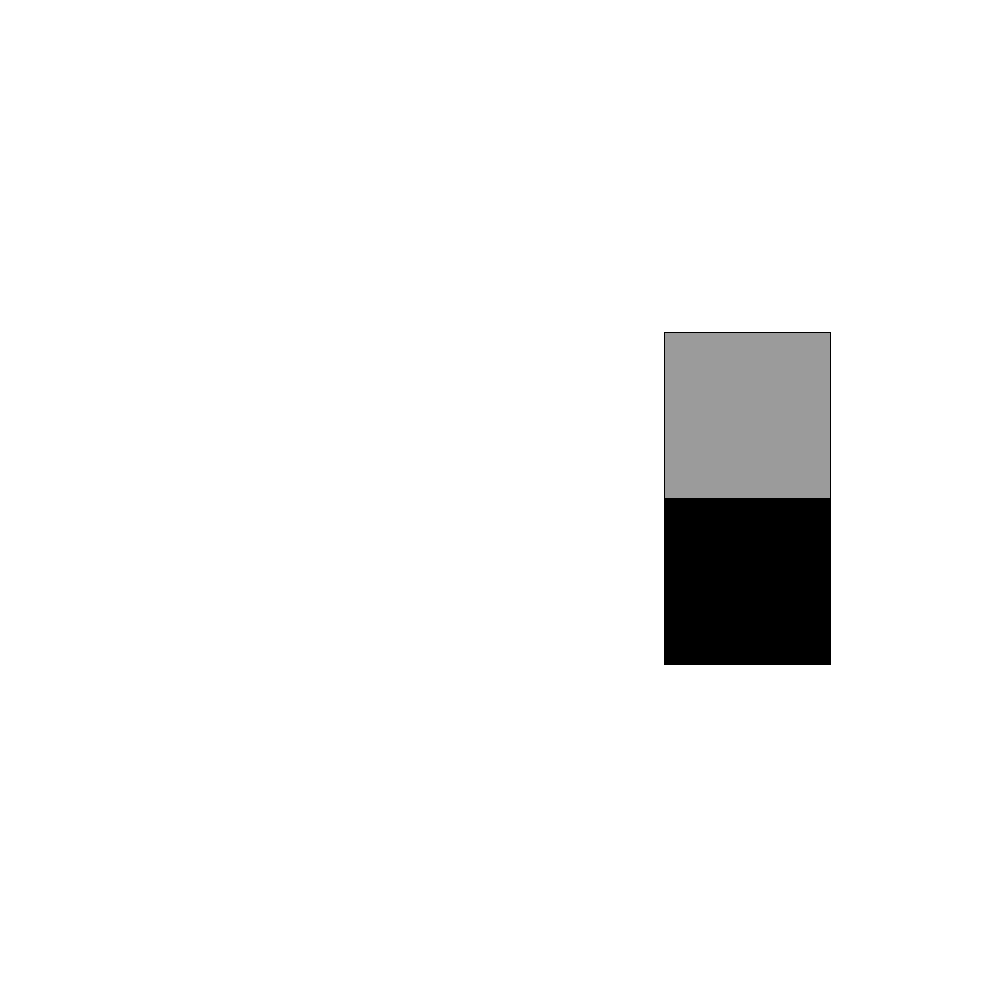
Frame 1 (no input)
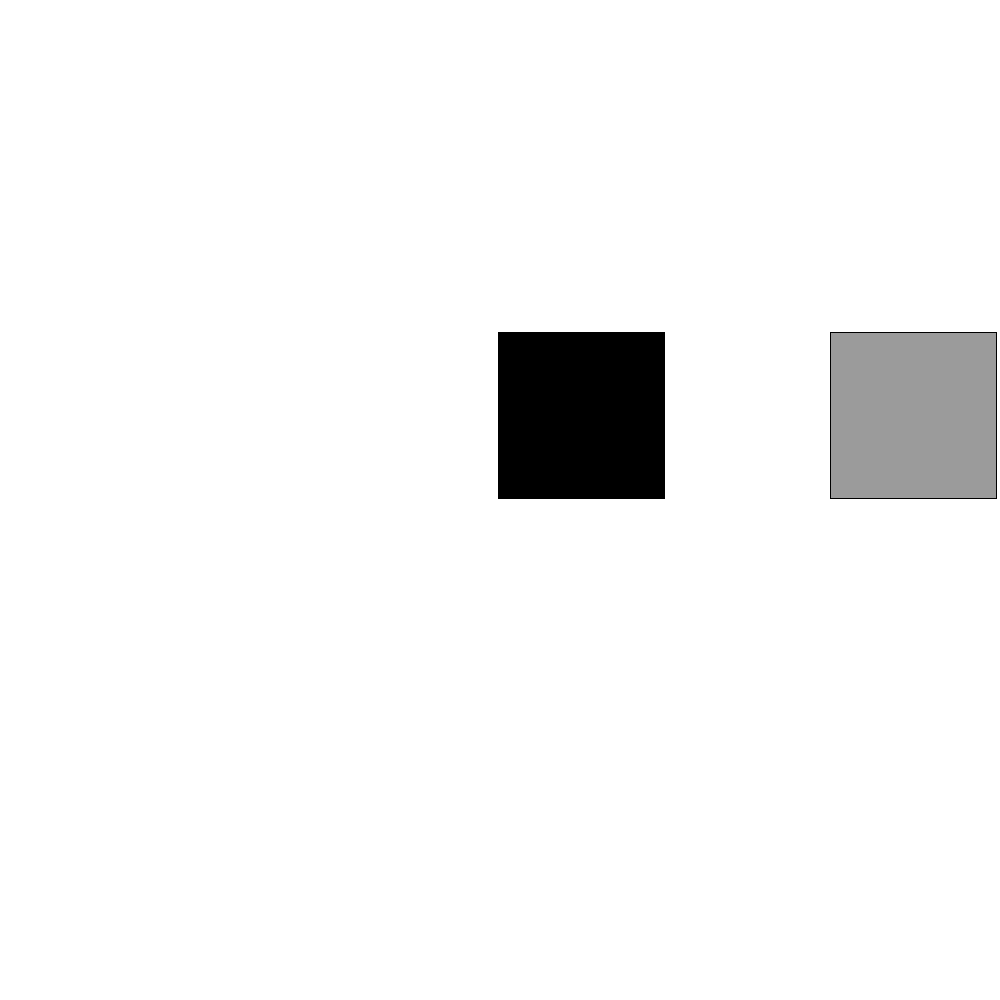
Frame 60 (the mouse pressed at the canvas centre just before this capture)
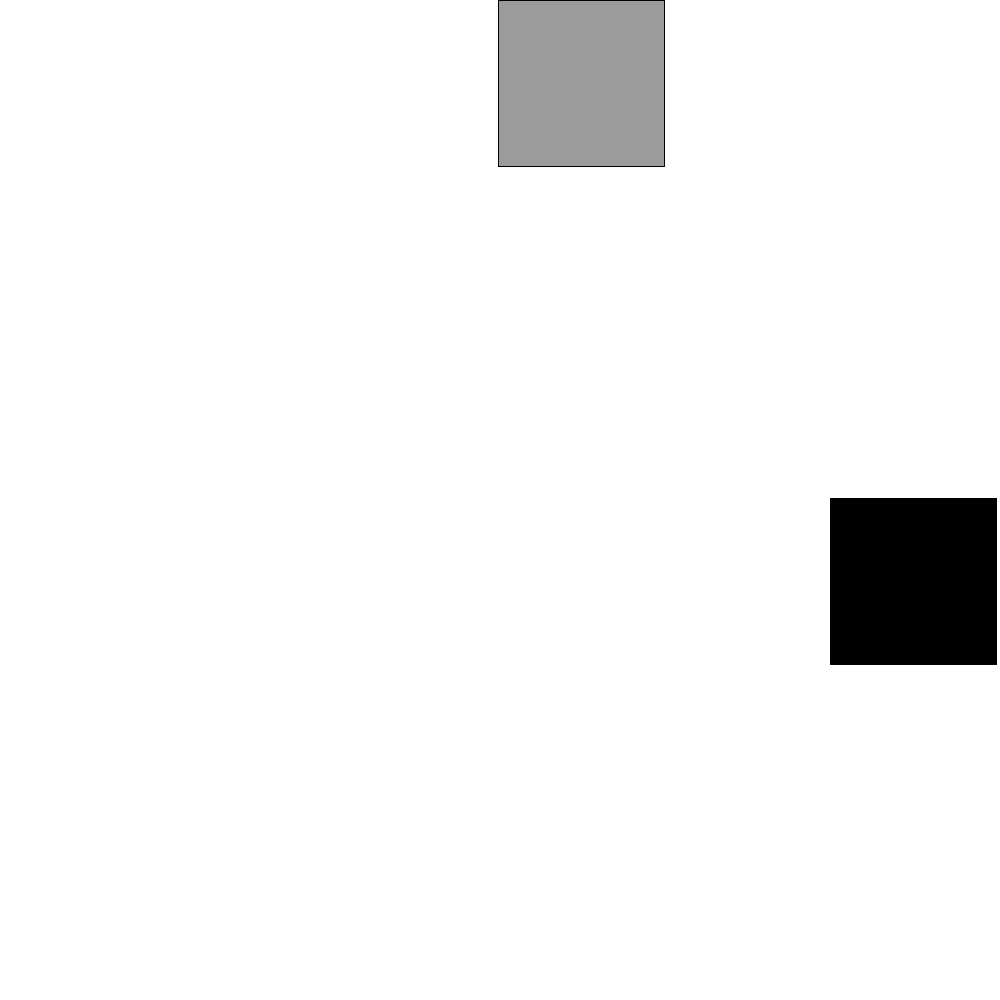
Frame 120 (the mouse held since frame 60 and released just before this capture)

The Processing sketch that drew these frames (run headless with seeded random() and noise(); from frame 60 on, the mouse is pressed at the canvas centre):

// Processing sketch: snake_nn
// ── snake_nn.pde
int resolution;
PVector food;
int numInput = 8;
int numHidden = 25;
int numOutput = 4;
boolean everyoneDead;
Snake[] population;
int populationSize = 2000;
int numSelected = 20;
int populationIterator;
int generation;
int framerate;
float mutationProb = 0.1;
float mutationDeg = 0.5;


void setup() {
  size(1000, 1000);
  resolution = 6;
  populationIterator = 0;
  generation = 0;
  framerate = 2048;
  
  population = new Snake[populationSize];
  for (int i = 0; i < populationSize; i++) {
    population[i] = new Snake(new SimpleBrain(numInput, numHidden, numOutput));
  }
  
  food = getNewFood(population[0]);
}

void draw() {
  frameRate(framerate);
  
  if (populationIterator < populationSize) {
    background(255);
    
    if (population[populationIterator].lifeSpan == 0) {
        food = getNewFood(population[populationIterator]);
    }
    
    if (population[populationIterator].elements.get(0).x == food.x && population[populationIterator].elements.get(0).y == food.y) {
      population[populationIterator].score++;
      population[populationIterator].increaseLength();
      food = getNewFood(population[populationIterator]);
    }
    
    fill(155);
    square(food.x * (width/resolution), food.y * (height / resolution), width/resolution);
    fill(0);
    
    float[] input = getInputs(population[populationIterator]);
    
    processThought(populationIterator, population[populationIterator].brain.feedforward(input));
    boolean gameOver = !population[populationIterator].update();
    
    population[populationIterator].display();
    population[populationIterator].fitness = fitness(population[populationIterator]);
    
    if (gameOver) {
      populationIterator++;
    }
  } else {
    generation++;
    println("Generation " + generation);
    populationIterator = 0;
    Snake[] sortedPop = sortPop(population);
    Snake[] best = new Snake[numSelected];
    Snake[] newPopulation = new Snake[populationSize];
    
    float normalisedFitness = 0;
    
    for (int i = 0; i < numSelected; i++) {
      best[i] = sortedPop[i];
      normalisedFitness += fitness(best[i]);
    }
    
    for (int i = 0; i < populationSize; i++) {
      Snake s1 = new Snake(new SimpleBrain(0, 0, 0));
      Snake s2 = new Snake(new SimpleBrain(0, 0, 0));
      
      float keepTrack = 0;
      float rand = random(1);
      for (Snake s : best) {
        float prob = fitness(s) / normalisedFitness;
        if (rand <= prob + keepTrack) {
          s1 = s; //<>//
          break;
        }
        keepTrack += prob;
      }
      
      keepTrack = 0;
      rand = random(1);
      for (Snake s : best) {
        float prob = fitness(s) / normalisedFitness;
        if (rand <= prob + keepTrack) {
          s2 = s;
          break;
        }
        keepTrack += prob;
      }

      newPopulation[i] = crossover(s1, s2); //<>//
    }
    
    population = newPopulation;
    println("High score: " + fitness(best[0]) + "\n");
  }
}

float mutate(float x) {
  if (random(1) < mutationProb) {
    return x + randomGaussian() * mutationDeg;
  } else {
    return x;
  }
}

Snake[] sortPop(Snake[] arr)
{
    int n = arr.length;
    for (int i=1; i<n; ++i)
    {
        Snake k = arr[i];
        int j = i-1;
 
        /* Move elements of arr[0..i-1], that are
           greater than key, to one position ahead
           of their current position */
        while (j>=0 && fitness(arr[j]) < fitness(k))
        {
            arr[j+1] = arr[j];
            j = j-1;
        }
        arr[j+1] = k;
    }
    
    return arr;
}

float fitness(Snake snake) {
  return snake.score;
}

Snake crossover(Snake b1, Snake b2) {
  int totalWeights = b1.brain.hiddenWeights.length * b1.brain.hiddenWeights[0].length
    + b1.brain.outputWeights.length * b1.brain.outputWeights[0].length;
  
  int crossoverPoint = floor(random((float)totalWeights));
  
  int counter = 0;
  SimpleBrain brain = new SimpleBrain(numInput, numHidden, numOutput);
  
  for (int i = 0; i < b1.brain.hiddenWeights.length; i++) {
    for (int j = 0; j < b1.brain.hiddenWeights[0].length; j++) {
      if (counter < crossoverPoint) {
        brain.hiddenWeights[i][j] = mutate(b1.brain.hiddenWeights[i][j]);
      } else {
        brain.hiddenWeights[i][j] = mutate(b2.brain.hiddenWeights[i][j]);
      }
      
      counter++;
    }
  }
  
  for (int i = 0; i < b1.brain.outputWeights.length; i++) {
    for (int j = 0; j < b1.brain.outputWeights[0].length; j++) {
      if (counter < crossoverPoint) {
        brain.outputWeights[i][j] = mutate(b1.brain.outputWeights[i][j]);
      } else {
        brain.outputWeights[i][j] = mutate(b2.brain.outputWeights[i][j]);
      }
      
      counter++;
    }
  }
  
  return new Snake(brain);
}

void newGame(Snake snake) {
  food = getNewFood(snake);
}

PVector getNewFood(Snake snake) {
  PVector f = new PVector(floor(random(resolution)), floor(random(resolution)));

  for (PVector e : snake.elements) {
    if (f.x == e.x && f.y == e.y) {
      getNewFood(snake);
    } 
  }
  
  return f;
}

void keyPressed() {
  
  if (keyCode == UP && framerate < 100000) {
    framerate *= 2;
  }
  
  if (framerate < 2) {
    return;
  }
  
  if (keyCode == DOWN) {
    framerate = floor(framerate/2);
  }
  
  println("Framerate: " + framerate);
}

void processThought(int index, float[] output) {
  
  if (output[0] > output[1] && output[0] > output[2] && output[0] > output[3]) {
    population[index].changeDir(new PVector(1, 0));
  } else if (output[1] > output[0] && output[1] > output[2] && output[1] > output[3]) {
    population[index].changeDir(new PVector(0, -1));
  } else if (output[2] > output[0] && output[2] > output[1] && output[2] > output[3]) {
    population[index].changeDir(new PVector(-1, 0));
  } else if (output[3] > output[0] && output[3] > output[1] && output[3] > output[2]) {
    population[index].changeDir(new PVector(0, 1));
  }
}

//    0: Is there an obstacle to the left of the snake (1 — yes, 0 — no)
//    1: Is there an obstacle in front of the snake (1 — yes, 0 — no)
//    2: Is there an obstacle to the right of the snake (1 — yes, 0 — no)
//    3: Normalized angle between snakes movement direction and direction to an apple (from -1 to 1)
//    4: moving right?
//    5: moving up?
//    6: moving left?
//    7: moving down?
float[] getInputs(Snake snake) {
  float[] inputs = new float[numInput];
  
  PVector leftDir =  snake.dir.copy();
  leftDir.rotate(HALF_PI);
  PVector looking = PVector.add(snake.elements.get(0), leftDir);
  inputs[0] = isObsticle(looking, snake) ? 1 : 0;
  
  looking = PVector.add(snake.elements.get(0), snake.dir);
  inputs[1] = isObsticle(looking, snake) ? 1 : 0;
  
  PVector rightDir = snake.dir.copy();
  rightDir.rotate(-HALF_PI);
  looking = PVector.add(snake.elements.get(0), rightDir);
  inputs[2] = isObsticle(looking, snake) ? 1 : 0;
  
  PVector absFoodDir = PVector.sub(food, snake.elements.get(0));
  float foodAngle = PVector.angleBetween(snake.dir, absFoodDir);
  
  // positive rotation gegen den uhrzeiger, der ohrfeige nach
  if (snake.dir.x == 1 && food.y > snake.elements.get(0).y || snake.dir.x == -1 && food.y < snake.elements.get(0).y
      || snake.dir.y == 1 && food.x < snake.elements.get(0).x || snake.dir.y == -1 && food.x > snake.elements.get(0).x) {
        foodAngle *= -1;
  }
  
  inputs[3] = map(foodAngle, -PI, PI, -1, 1);
  
  if (snake.dir.x == 1) {
    inputs[4] = 1;
  } else if (snake.dir.y == -1) {
    inputs[5] = 1;
  } else if (snake.dir.x == -1) {
    inputs[6] = 1;
  } else if (snake.dir.y == 1) {
    inputs[7] = 1;
  }
  
  return inputs; //<>//
}

boolean isObsticle(PVector loc, Snake snake) {
  if (loc.x < 0 || loc.x >= resolution || loc.y < 0 || loc.y >= resolution) {
    return true;
  }
  
  for (PVector e : snake.elements) {
    if (e.x == loc.x && e.x == loc.y) {
      return true;
    }
  }
  
  return false;
}

//float[] getInputs(Snake snake) {
//  float[] inputs = new float[numInput];
  
//  for (int i = 0; i < numInput; i++) {
//    inputs[i] = 0;
//  }
  
//  if (snake.dir.y == -1) {
//    inputs[0] = 1;
//  } else if (snake.dir.y == 1) {
//    inputs[1] = 1;
//  } else if (snake.dir.x == -1) {
//    inputs[2] = 1;
//  } else if (snake.dir.x == 1) {
//    inputs[3] = 1;
//  }
  
//  PVector tailDir;
  
//  if (snake.elements.size() > 1) {
//    tailDir = PVector.sub(snake.elements.get(snake.elements.size()-1), snake.elements.get(snake.elements.size()-2));
//  } else {
//    tailDir = new PVector(0, 0);
//  }
  
//  if (tailDir.y == -1) {
//    inputs[4] = 1;
//  } else if (tailDir.y == 1) {
//    inputs[5] = 1;
//  } else if (tailDir.x == -1) {
//    inputs[6] = 1;
//  } else if (tailDir.x == 1) {
//    inputs[7] = 1;
//  }
  
//  PVector head = snake.elements.get(0);
  
//  // looking up
//  if (inputs[0] == 1) {
//    if (food.x == head.x && food.y < head.y) {
//      inputs[8] = 1;
//    } else if (food.x > head.x && food.y < head.y) {
//      PVector wanderer = head.copy();
      
//      while (wanderer.x >= 0 && wanderer.x < resolution && wanderer.y >= 0 && wanderer.y < resolution) {
//        wanderer.add(new PVector(1, -1));
//        if (wanderer.x == food.x && wanderer.y == food.y) {
//          inputs[9] = 1;
//          break;
//        }
//      }
      
//    } else if (food.x > head.x && food.y == head.y) {
//      inputs[10] = 1;
//    } else if (food.x > head.x && food.y > head.y) {
//      PVector wanderer = head.copy();
      
//      while (wanderer.x >= 0 && wanderer.x < resolution && wanderer.y >= 0 && wanderer.y < resolution) {
//        wanderer.add(new PVector(1, 1));
//        if (wanderer.x == food.x && wanderer.y == food.y) {
//          inputs[9] = 1;
//          break;
//        }
//      }
//    } else if (food.x == head.x && food.y > head.y) {
//      inputs[12] = 1;
//    } else if (food.x < head.x && food.y > head.y) {
//      PVector wanderer = head.copy();
      
//      while (wanderer.x >= 0 && wanderer.x < resolution && wanderer.y >= 0 && wanderer.y < resolution) {
//        wanderer.add(new PVector(-1, 1));
//        if (wanderer.x == food.x && wanderer.y == food.y) {
//          inputs[9] = 1;
//          break;
//        }
//      }
//    } else if (food.x < head.x && food.y == head.y) {
//      inputs[14] = 1;
//    } else if (food.x < head.x && food.y < head.y) {
//      PVector wanderer = head.copy();
      
//      while (wanderer.x >= 0 && wanderer.x < resolution && wanderer.y >= 0 && wanderer.y < resolution) {
//        wanderer.add(new PVector(-1, -1));
//        if (wanderer.x == food.x && wanderer.y == food.y) {
//          inputs[9] = 1;
//          break;
//        }
//      }
//    }
    
//    for (PVector e : snake.elements) {
//      if (e.x == head.x && e.y < head.y) {
//        inputs[16] = 1;
//      } else if (e.x == head.x && e.y > head.y) {
//        inputs[17] = 1;
//      } else if (e.x < head.x && e.y == head.y) {
//        inputs[18] = 1;
//      } else if (e.x > head.x && e.y == head.y) {
//        inputs[19] = 1;
//      }
//    }
    
//    // north
//    inputs[20] = map(PVector.dist(new PVector(head.x, 0), head), 0, resolution-1, 0, 1);  
    
//    float len = 0;
//    PVector wanderer = head.copy();
//    wanderer.add(new PVector(1, -1));
//    while (wanderer.x >= 0 && wanderer.x < resolution && wanderer.y >= 0 && wanderer.y < resolution) {
//      wanderer.add(new PVector(1, -1));
//      len += sqrt(2);
//    }
    
//    // north-east
//    inputs[21] = map(len, 0, resolution*sqrt(2)-sqrt(2), 0, 1);
    
//    //east
//    inputs[22] = map(PVector.dist(new PVector(resolution-1, head.y), head), 0, resolution-1, 0, 1);  
    
//    len = 0;
//    wanderer = head.copy();
//    wanderer.add(new PVector(1, 1));
//    while (wanderer.x >= 0 && wanderer.x < resolution && wanderer.y >= 0 && wanderer.y < resolution) {
//      wanderer.add(new PVector(1, 1));
//      len += sqrt(2);
//    }
    
//    // south-east
//    inputs[23] = map(len, 0, resolution*sqrt(2)-sqrt(2), 0, 1);
  
    
//    // south
//    inputs[24] = map(PVector.dist(new PVector(head.x, resolution-1), head), 0, resolution-1, 0, 1);  
    
//    len = 0;
//    wanderer = head.copy();
//    wanderer.add(new PVector(-1, 1));
//    while (wanderer.x >= 0 && wanderer.x < resolution && wanderer.y >= 0 && wanderer.y < resolution) {
//      wanderer.add(new PVector(-1, 1));
//      len += sqrt(2);
//    }
  
//    // south-west
//    inputs[25] = map(len, 0, resolution*sqrt(2)-sqrt(2), 0, 1);
  
//    // west
//    inputs[26] = map(PVector.dist(new PVector(0, head.y), head), 0, resolution-1, 0, 1);  
    
//    len = 0;
//    wanderer = head.copy();
//    wanderer.add(new PVector(-1, -1));
//    while (wanderer.x >= 0 && wanderer.x < resolution && wanderer.y >= 0 && wanderer.y < resolution) {
//      wanderer.add(new PVector(-1, -1));
//      len += sqrt(2);
//    }
    
//    // north-west
//    inputs[27] = map(len, 0, resolution*sqrt(2)-sqrt(2), 0, 1);
    
//    // looking down
//  } else if (inputs[1] == 1) {
//    if (food.x == head.x && food.y < head.y) {
//      inputs[12] = 1;
//    } else if (food.x > head.x && food.y < head.y) {
//      PVector wanderer = head.copy();
      
//      while (wanderer.x >= 0 && wanderer.x < resolution && wanderer.y >= 0 && wanderer.y < resolution) {
//        wanderer.add(new PVector(1, -1));
//        if (wanderer.x == food.x && wanderer.y == food.y) {
//          inputs[13] = 1;
//          break;
//        }
//      }
      
//    } else if (food.x > head.x && food.y == head.y) {
//      inputs[14] = 1;
//    } else if (food.x > head.x && food.y > head.y) {
//      PVector wanderer = head.copy();
      
//      while (wanderer.x >= 0 && wanderer.x < resolution && wanderer.y >= 0 && wanderer.y < resolution) {
//        wanderer.add(new PVector(1, 1));
//        if (wanderer.x == food.x && wanderer.y == food.y) {
//          inputs[15] = 1;
//          break;
//        }
//      }
//    } else if (food.x == head.x && food.y > head.y) {
//      inputs[8] = 1;
//    } else if (food.x < head.x && food.y > head.y) {
//      PVector wanderer = head.copy();
      
//      while (wanderer.x >= 0 && wanderer.x < resolution && wanderer.y >= 0 && wanderer.y < resolution) {
//        wanderer.add(new PVector(-1, 1));
//        if (wanderer.x == food.x && wanderer.y == food.y) {
//          inputs[9] = 1;
//          break;
//        }
//      }
//    } else if (food.x < head.x && food.y == head.y) {
//      inputs[10] = 1;
//    } else if (food.x < head.x && food.y < head.y) {
//      PVector wanderer = head.copy();
      
//      while (wanderer.x >= 0 && wanderer.x < resolution && wanderer.y >= 0 && wanderer.y < resolution) {
//        wanderer.add(new PVector(-1, -1));
//        if (wanderer.x == food.x && wanderer.y == food.y) {
//          inputs[11] = 1;
//          break;
//        }
//      }
//    }
    
//    for (PVector e : snake.elements) {
//      if (e.x == head.x && e.y < head.y) {
//        inputs[18] = 1;
//      } else if (e.x == head.x && e.y > head.y) {
//        inputs[16] = 1;
//      } else if (e.x < head.x && e.y == head.y) {
//        inputs[17] = 1;
//      } else if (e.x > head.x && e.y == head.y) {
//        inputs[19] = 1;
//      }
//    }
    
//    // north
//    inputs[24] = map(PVector.dist(new PVector(head.x, 0), head), 0, resolution-1, 0, 1);  
    
//    float len = 0;
//    PVector wanderer = head.copy();
//    wanderer.add(new PVector(1, -1));
//    while (wanderer.x >= 0 && wanderer.x < resolution && wanderer.y >= 0 && wanderer.y < resolution) {
//      wanderer.add(new PVector(1, -1));
//      len += sqrt(2);
//    }
    
//    // north-east
//    inputs[25] = map(len, 0, resolution*sqrt(2)-sqrt(2), 0, 1);
    
//    //east
//    inputs[26] = map(PVector.dist(new PVector(resolution-1, head.y), head), 0, resolution-1, 0, 1);  
    
//    len = 0;
//    wanderer = head.copy();
//    wanderer.add(new PVector(1, 1));
//    while (wanderer.x >= 0 && wanderer.x < resolution && wanderer.y >= 0 && wanderer.y < resolution) {
//      wanderer.add(new PVector(1, 1));
//      len += sqrt(2);
//    }
    
//    // south-east
//    inputs[27] = map(len, 0, resolution*sqrt(2)-sqrt(2), 0, 1);
  
    
//    // south
//    inputs[20] = map(PVector.dist(new PVector(head.x, resolution-1), head), 0, resolution-1, 0, 1);  
    
//    len = 0;
//    wanderer = head.copy();
//    wanderer.add(new PVector(-1, 1));
//    while (wanderer.x >= 0 && wanderer.x < resolution && wanderer.y >= 0 && wanderer.y < resolution) {
//      wanderer.add(new PVector(-1, 1));
//      len += sqrt(2);
//    }
  
//    // south-west
//    inputs[21] = map(len, 0, resolution*sqrt(2)-sqrt(2), 0, 1);
  
//    // west
//    inputs[22] = map(PVector.dist(new PVector(0, head.y), head), 0, resolution-1, 0, 1);  
    
//    len = 0;
//    wanderer = head.copy();
//    wanderer.add(new PVector(-1, -1));
//    while (wanderer.x >= 0 && wanderer.x < resolution && wanderer.y >= 0 && wanderer.y < resolution) {
//      wanderer.add(new PVector(-1, -1));
//      len += sqrt(2);
//    }
    
//    // north-west
//    inputs[23] = map(len, 0, resolution*sqrt(2)-sqrt(2), 0, 1);
    
//    // looking left
//  } else if (inputs[2] == 1) {
//    if (food.x == head.x && food.y < head.y) {
//      inputs[10] = 1;
//    } else if (food.x > head.x && food.y < head.y) {
//      PVector wanderer = head.copy();
      
//      while (wanderer.x >= 0 && wanderer.x < resolution && wanderer.y >= 0 && wanderer.y < resolution) {
//        wanderer.add(new PVector(1, -1));
//        if (wanderer.x == food.x && wanderer.y == food.y) {
//          inputs[11] = 1;
//          break;
//        }
//      }
      
//    } else if (food.x > head.x && food.y == head.y) {
//      inputs[12] = 1;
//    } else if (food.x > head.x && food.y > head.y) {
//      PVector wanderer = head.copy();
      
//      while (wanderer.x >= 0 && wanderer.x < resolution && wanderer.y >= 0 && wanderer.y < resolution) {
//        wanderer.add(new PVector(1, 1));
//        if (wanderer.x == food.x && wanderer.y == food.y) {
//          inputs[13] = 1;
//          break;
//        }
//      }
//    } else if (food.x == head.x && food.y > head.y) {
//      inputs[14] = 1;
//    } else if (food.x < head.x && food.y > head.y) {
//      PVector wanderer = head.copy();
      
//      while (wanderer.x >= 0 && wanderer.x < resolution && wanderer.y >= 0 && wanderer.y < resolution) {
//        wanderer.add(new PVector(-1, 1));
//        if (wanderer.x == food.x && wanderer.y == food.y) {
//          inputs[15] = 1;
//          break;
//        }
//      }
//    } else if (food.x < head.x && food.y == head.y) {
//      inputs[8] = 1;
//    } else if (food.x < head.x && food.y < head.y) {
//      PVector wanderer = head.copy();
      
//      while (wanderer.x >= 0 && wanderer.x < resolution && wanderer.y >= 0 && wanderer.y < resolution) {
//        wanderer.add(new PVector(-1, -1));
//        if (wanderer.x == food.x && wanderer.y == food.y) {
//          inputs[9] = 1;
//          break;
//        }
//      }
//    }
    
//    for (PVector e : snake.elements) {
//      if (e.x == head.x && e.y < head.y) {
//        inputs[17] = 1;
//      } else if (e.x == head.x && e.y > head.y) {
//        inputs[19] = 1;
//      } else if (e.x < head.x && e.y == head.y) {
//        inputs[16] = 1;
//      } else if (e.x > head.x && e.y == head.y) {
//        inputs[18] = 1;
//      }
//    }
    
//    // north
//    inputs[22] = map(PVector.dist(new PVector(head.x, 0), head), 0, resolution-1, 0, 1);  
    
//    float len = 0;
//    PVector wanderer = head.copy();
//    wanderer.add(new PVector(1, -1));
//    while (wanderer.x >= 0 && wanderer.x < resolution && wanderer.y >= 0 && wanderer.y < resolution) {
//      wanderer.add(new PVector(1, -1));
//      len += sqrt(2);
//    }
    
//    // north-east
//    inputs[23] = map(len, 0, resolution*sqrt(2)-sqrt(2), 0, 1);
    
//    //east
//    inputs[24] = map(PVector.dist(new PVector(resolution-1, head.y), head), 0, resolution-1, 0, 1);  
    
//    len = 0;
//    wanderer = head.copy();
//    wanderer.add(new PVector(1, 1));
//    while (wanderer.x >= 0 && wanderer.x < resolution && wanderer.y >= 0 && wanderer.y < resolution) {
//      wanderer.add(new PVector(1, 1));
//      len += sqrt(2);
//    }
    
//    // south-east
//    inputs[25] = map(len, 0, resolution*sqrt(2)-sqrt(2), 0, 1);
  
    
//    // south
//    inputs[26] = map(PVector.dist(new PVector(head.x, resolution-1), head), 0, resolution-1, 0, 1);  
    
//    len = 0;
//    wanderer = head.copy();
//    wanderer.add(new PVector(-1, 1));
//    while (wanderer.x >= 0 && wanderer.x < resolution && wanderer.y >= 0 && wanderer.y < resolution) {
//      wanderer.add(new PVector(-1, 1));
//      len += sqrt(2);
//    }
  
//    // south-west
//    inputs[27] = map(len, 0, resolution*sqrt(2)-sqrt(2), 0, 1);
  
//    // west
//    inputs[20] = map(PVector.dist(new PVector(0, head.y), head), 0, resolution-1, 0, 1);  
    
//    len = 0;
//    wanderer = head.copy();
//    wanderer.add(new PVector(-1, -1));
//    while (wanderer.x >= 0 && wanderer.x < resolution && wanderer.y >= 0 && wanderer.y < resolution) {
//      wanderer.add(new PVector(-1, -1));
//      len += sqrt(2);
//    }
    
//    // north-west
//    inputs[21] = map(len, 0, resolution*sqrt(2)-sqrt(2), 0, 1);
  
//    // look right
//  } else if (inputs[3] == 1) {
//    if (food.x == head.x && food.y < head.y) {
//      inputs[14] = 1;
//    } else if (food.x > head.x && food.y < head.y) {
//      PVector wanderer = head.copy();
      
//      while (wanderer.x >= 0 && wanderer.x < resolution && wanderer.y >= 0 && wanderer.y < resolution) {
//        wanderer.add(new PVector(1, -1));
//        if (wanderer.x == food.x && wanderer.y == food.y) {
//          inputs[15] = 1;
//          break;
//        }
//      }
      
//    } else if (food.x > head.x && food.y == head.y) {
//      inputs[8] = 1;
//    } else if (food.x > head.x && food.y > head.y) {
//      PVector wanderer = head.copy();
      
//      while (wanderer.x >= 0 && wanderer.x < resolution && wanderer.y >= 0 && wanderer.y < resolution) {
//        wanderer.add(new PVector(1, 1));
//        if (wanderer.x == food.x && wanderer.y == food.y) {
//          inputs[9] = 1;
//          break;
//        }
//      }
//    } else if (food.x == head.x && food.y > head.y) {
//      inputs[10] = 1;
//    } else if (food.x < head.x && food.y > head.y) {
//      PVector wanderer = head.copy();
      
//      while (wanderer.x >= 0 && wanderer.x < resolution && wanderer.y >= 0 && wanderer.y < resolution) {
//        wanderer.add(new PVector(-1, 1));
//        if (wanderer.x == food.x && wanderer.y == food.y) {
//          inputs[11] = 1;
//          break;
//        }
//      }
//    } else if (food.x < head.x && food.y == head.y) {
//      inputs[12] = 1;
//    } else if (food.x < head.x && food.y < head.y) {
//      PVector wanderer = head.copy();
      
//      while (wanderer.x >= 0 && wanderer.x < resolution && wanderer.y >= 0 && wanderer.y < resolution) {
//        wanderer.add(new PVector(-1, -1));
//        if (wanderer.x == food.x && wanderer.y == food.y) {
//          inputs[13] = 1;
//          break;
//        }
//      }
//    }
    
//    for (PVector e : snake.elements) {
//      if (e.x == head.x && e.y < head.y) {
//        inputs[19] = 1;
//      } else if (e.x == head.x && e.y > head.y) {
//        inputs[17] = 1;
//      } else if (e.x < head.x && e.y == head.y) {
//        inputs[18] = 1;
//      } else if (e.x > head.x && e.y == head.y) {
//        inputs[16] = 1;
//      }
//    }
    
//    // north
//    inputs[26] = map(PVector.dist(new PVector(head.x, 0), head), 0, resolution-1, 0, 1);  
    
//    float len = 0;
//    PVector wanderer = head.copy();
//    wanderer.add(new PVector(1, -1));
//    while (wanderer.x >= 0 && wanderer.x < resolution && wanderer.y >= 0 && wanderer.y < resolution) {
//      wanderer.add(new PVector(1, -1));
//      len += sqrt(2);
//    }
    
//    // north-east
//    inputs[27] = map(len, 0, resolution*sqrt(2)-sqrt(2), 0, 1);
    
//    //east
//    inputs[20] = map(PVector.dist(new PVector(resolution-1, head.y), head), 0, resolution-1, 0, 1);  
    
//    len = 0;
//    wanderer = head.copy();
//    wanderer.add(new PVector(1, 1));
//    while (wanderer.x >= 0 && wanderer.x < resolution && wanderer.y >= 0 && wanderer.y < resolution) {
//      wanderer.add(new PVector(1, 1));
//      len += sqrt(2);
//    }
    
//    // south-east
//    inputs[21] = map(len, 0, resolution*sqrt(2)-sqrt(2), 0, 1);
  
    
//    // south
//    inputs[22] = map(PVector.dist(new PVector(head.x, resolution-1), head), 0, resolution-1, 0, 1);  
    
//    len = 0;
//    wanderer = head.copy();
//    wanderer.add(new PVector(-1, 1));
//    while (wanderer.x >= 0 && wanderer.x < resolution && wanderer.y >= 0 && wanderer.y < resolution) {
//      wanderer.add(new PVector(-1, 1));
//      len += sqrt(2);
//    }
  
//    // south-west
//    inputs[23] = map(len, 0, resolution*sqrt(2)-sqrt(2), 0, 1);
  
//    // west
//    inputs[24] = map(PVector.dist(new PVector(0, head.y), head), 0, resolution-1, 0, 1);  
    
//    len = 0;
//    wanderer = head.copy();
//    wanderer.add(new PVector(-1, -1));
//    while (wanderer.x >= 0 && wanderer.x < resolution && wanderer.y >= 0 && wanderer.y < resolution) {
//      wanderer.add(new PVector(-1, -1));
//      len += sqrt(2);
//    }
    
//    // north-west
//    inputs[25] = map(len, 0, resolution*sqrt(2)-sqrt(2), 0, 1);
//  }
    
//  return inputs; //<>//
//}

// ── Brain.pde
class Brain {
  int numInputs;
  int numHidden1;
  int numHidden2;
  int numOutput;
  float[][] hiddenWeights1;
  float[][] hiddenWeights2;
  float[][] outputWeights;
  
  Brain(int numInputs, int numHidden1, int numHidden2, int numOutput) {
    hiddenWeights1 = new float[numInputs][numHidden1];
    hiddenWeights2 = new float[numHidden1][numHidden2];
    outputWeights = new float[numHidden2][numOutput];
    
    for (int i = 0; i < numInputs; i++) {
      for (int j = 0; j < numHidden1; j++) {
        hiddenWeights1[i][j] = random(-1, 1);
      }
    }
    
    for (int i = 0; i < numHidden1; i++) {
      for (int j = 0; j < numHidden2; j++) {
        hiddenWeights2[i][j] = random(-1, 1);
      }
    }
    
    for (int i = 0; i < numHidden2; i++) {
      for (int j = 0; j < numOutput; j++) {
        outputWeights[i][j] = random(-1, 1);
      }
    }
  }
    
  int feedforward(float[] input) {
    float[][] inputLayer = new float[1][numInputs];
    inputLayer[0] = input;
    float[][] hiddenLayer1 = product(inputLayer, hiddenWeights1);
    hiddenLayer1[0] = sigmoid(hiddenLayer1[0]);    
    float[][] hiddenLayer2 = product(hiddenLayer1, hiddenWeights2);
    hiddenLayer2[0] = sigmoid(hiddenLayer2[0]);
    float[][] outputLayer = product(hiddenLayer2, outputWeights);
    
    int index = 0;
    
    for (int i = 0; i < 4; i++) {
      if (outputLayer[0][i] > outputLayer[0][index]) {
        index = i;
      }
    }
    
    return index;
  }
  
  float sigmoid(float x) {
    return 1.0 / (1 + exp(-x));
  }
  
  float[] sigmoid(float[] xs) {
    for (int i = 0; i < xs.length; i++) {
      xs[i] = sigmoid(xs[i]);
    }
    
    return xs;
  }
}

// ── SimpleBrain.pde
class SimpleBrain {
  int numInputs;
  int numHidden;
  int numOutput;
  float[][] hiddenWeights;
  float[][] outputWeights;
  
  SimpleBrain(int numInputs, int numHidden, int numOutput) {
    this.numInputs = numInputs;
    this.numHidden = numHidden;
    this.numOutput = numOutput;
    
    hiddenWeights = new float[numInputs][numHidden];
    outputWeights = new float[numHidden][numOutput];
    
    for (int i = 0; i < numInputs; i++) {
      for (int j = 0; j < numHidden; j++) {
        hiddenWeights[i][j] = random(-1, 1);
      }
    }
    
    for (int i = 0; i < numHidden; i++) {
      for (int j = 0; j < numOutput; j++) {
        outputWeights[i][j] = random(-1, 1);
      }
    }
  }
    
  float[] feedforward(float[] input) {
    float[][] inputLayer = new float[1][numInputs];
    inputLayer[0] = input;
    float[][] hiddenLayer = product(inputLayer, hiddenWeights);
    hiddenLayer[0] = sigmoid(hiddenLayer[0]);
    float[][] outputLayer = product(hiddenLayer, outputWeights);
    
    float[] output = new float[4];
    
    output[0] = sigmoid(outputLayer[0][0]);
    output[1] = sigmoid(outputLayer[0][1]);
    output[2] = sigmoid(outputLayer[0][2]);
    output[3] = sigmoid(outputLayer[0][3]);
    
    return output;
  }
  
  float sigmoid(float x) {
    return 1.0 / (1 + exp(-x));
  }
  
  float[] sigmoid(float[] xs) {
    for (int i = 0; i < xs.length; i++) {
      xs[i] = sigmoid(xs[i]);
    }
    
    return xs;
  }
}

float[][] product(float[][] a, float[][] b){
  if (a[0].length != b.length){
    return null;
  } else {
    float[][] result = new float[a.length][b[0].length];
    for (int i = 0; i < result.length; i++){
      for (int j = 0; j < result[0].length; j++){
        float sum = 0;
        for (int k = 0; k < a[0].length; k++){
          sum += a[i][k] * b[k][j];
        }
        result[i][j] = sum;
      }
    }
    return result;
  }
}

// ── Snake.pde
class Snake {
  ArrayList<PVector> elements;
  PVector dir;
  int score;
  int lifeSpan;
  SimpleBrain brain;
  int timeSinceLastFood;
  float fitness;
  int deadline = 400;
  
  Snake(SimpleBrain brain) {
    this.brain = brain;
    elements = new ArrayList<PVector>();
    elements.add(new PVector(resolution/2, resolution/2));
    dir = new PVector(1, 0);
    score = 0;
    lifeSpan = 0;
  }
  
  void display() {
    for (PVector e : elements) {
      square(e.x * (width/resolution), e.y * (height/resolution), width/resolution);
    }
  }
  
  boolean update() {
    if (timeSinceLastFood > deadline) {
      return false; 
    }
      
    PVector newSquare = PVector.add(elements.get(0), dir);
    
    if (newSquare.x < 0 || newSquare.x >= resolution || newSquare.y < 0 || newSquare.y >= resolution) {
      return false;
    }
    
    for (PVector e : elements) {
      if (newSquare.x == e.x && newSquare.y == e.y) {
        return false;
      }
    }
    
    elements.add(0, newSquare);
    elements.remove(elements.size()-1);
    lifeSpan++;
    timeSinceLastFood++;
    return true;
  }
  
  void increaseLength() {
    PVector newSquare = PVector.add(elements.get(0), dir);
    timeSinceLastFood = 0;
    elements.add(0, newSquare);
  }
  
  void changeDir(PVector newDir) {
    if (newDir.x != dir.copy().rotate(PI).x && newDir.y != dir.copy().rotate(PI).y) {
      dir = newDir;
    }
  }
}
